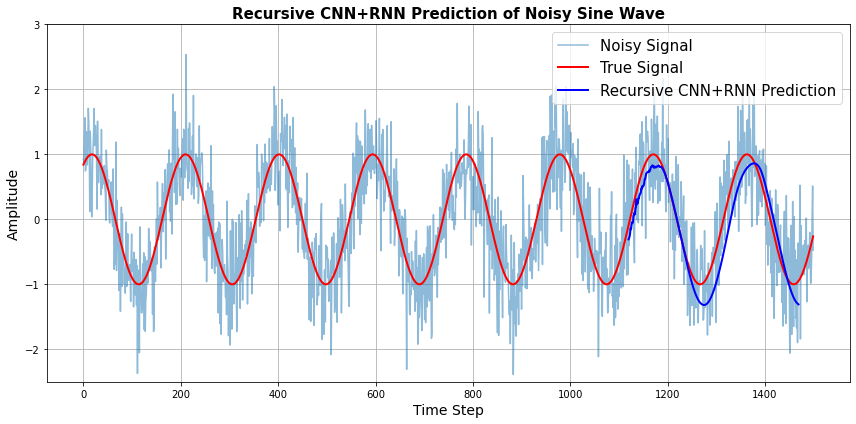

Write Python code to recreate this figure.
#!/usr/bin/env python3
# -*- coding: utf-8 -*-
"""
CNN+RNN for Recursive Signal Prediction
Created on Fri Sep 12 21:55:54 2025

@author: Sahar Jahani
"""

import numpy as np
import matplotlib.pyplot as plt
from tensorflow.keras.models import Sequential
from tensorflow.keras.layers import Conv1D, MaxPooling1D, SimpleRNN, Dense, Flatten
from sklearn.preprocessing import MinMaxScaler
from sklearn.metrics import mean_squared_error

# Generate the signal
n = 1500
t = np.linspace(1, 50, n)
true = np.sin(t)
noise = np.random.normal(0, 0.5, n)
noisy = true + noise

# Scale the signals to [0, 1]
Scaler = MinMaxScaler()
noisy_scaled = Scaler.fit_transform(noisy.reshape(-1, 1))
true_scaled = Scaler.transform(true.reshape(-1, 1))

# Create training windows
window_size = 70
def data_preparation(noisy, true, window_size):
    X, y = [], []
    for i in range(window_size, n):
        X.append(noisy[i - window_size:i])
        y.append(true[i])
    return np.array(X), np.array(y)

X, y = data_preparation(noisy_scaled, true_scaled, window_size)

# Split into training and test sets
split = int(0.7 * len(true))
trainX, trainy = X[:split], y[:split]
testX, testy = X[split:], y[split:]

# Define LSTM model
model = Sequential()
model.add(Conv1D(filters=32, kernel_size=5, activation='relu', input_shape=(window_size, 1)))
model.add(MaxPooling1D(pool_size=2))
model.add(SimpleRNN(50))
model.add(Dense(1))
model.compile(optimizer='adam', loss='mse')

# Train the model
model.fit(trainX, trainy, epochs=40, batch_size=16, verbose=1)

# Recursive prediction loop
pred = []
inputs = testX[0, :]  # Initial input
prediction = 350  # Number of recursive steps

for _ in range(prediction):
    predict = model.predict(inputs.reshape((1, window_size, 1)), verbose=0)
    pred.append(predict)
    inputs = np.append(inputs[1:], predict)

# Inverse scale the prediction
pred = np.array(pred).reshape(-1, 1)
pred = Scaler.inverse_transform(pred).flatten()

# Plot the results
plt.figure(figsize=(12, 6))
plt.plot(range(len(noisy)), noisy, label='Noisy Signal', alpha=0.5)
plt.plot(range(len(true)), true, label='True Signal', linewidth=2, color='red')
plt.plot(range(window_size + split, window_size + split + prediction), pred, 
         label='Recursive CNN+RNN Prediction', color='blue', linewidth=2)
plt.xlabel('Time Step', fontsize=14)
plt.ylabel('Amplitude', fontsize=14)
plt.title('Recursive CNN+RNN Prediction of Noisy Sine Wave', fontsize=15, fontweight='bold')
plt.legend(fontsize=15, loc='upper right')
plt.ylim(-2.5, 3)
plt.grid(True)
plt.tight_layout()
plt.show()
